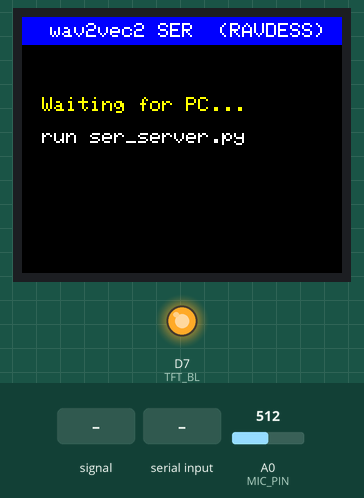
Bench run of a sketch on a simulated Arduino Uno R4 Minima. Parts: 160×128 colour display, output pins drawn as LEDs (lit = HIGH). The test bench sets the inputs (shaded band); at power-on: A0 (MIC_PIN) = 512 (analog values on the 0–1023 scale). What the sketch prints to the serial monitor is not drawn.

Above: at 1.3 s.

The sketch:

SER_Bridge.ino
```cpp
/*
  SER_Bridge - Arduino UNO R4 WiFi
  Streams Grove Sound Sensor audio (8 kHz, 8-bit) to the PC over USB serial
  and shows the emotion label sent back by ser_server.py on the 1.8" ST7735 LCD.

  PC -> Arduino protocol:  "L:<LABEL>:<conf>\n"   e.g.  L:HAPPY:0.87
*/
#include <SPI.h>
#include <Adafruit_GFX.h>
#include <Adafruit_ST7735.h>

// ---- display pins: EDIT to match your wiring ----
#define TFT_CS   10
#define TFT_DC    9
#define TFT_RST   8
#define TFT_BL    7
#define TFT_MOSI 11      // DIN
#define TFT_SCLK 13      // CLK
#define MIC_PIN  A0

// Software SPI: works on ANY pins, so the defines above can be anything you wired.
Adafruit_ST7735 tft(TFT_CS, TFT_DC, TFT_MOSI, TFT_SCLK, TFT_RST);

const uint32_t SAMPLE_US = 125;   // 8 kHz
#define CHUNK 128
uint8_t chunk[CHUNK];
char line[32];
uint8_t lineLen = 0;

uint16_t colourFor(const char *l) {
  if (!strcmp(l, "HAPPY"))     return ST77XX_YELLOW;
  if (!strcmp(l, "ANGRY"))     return ST77XX_RED;
  if (!strcmp(l, "SAD"))       return ST77XX_CYAN;
  if (!strcmp(l, "FEARFUL"))   return ST77XX_MAGENTA;
  if (!strcmp(l, "DISGUST"))   return 0x8410;          // olive
  if (!strcmp(l, "SURPRISED")) return ST77XX_ORANGE;
  if (!strcmp(l, "CALM"))      return 0x07FF;          // light blue
  return ST77XX_GREEN;                                  // NEUTRAL / READY
}

void header() {
  tft.fillScreen(ST77XX_BLACK);
  tft.fillRect(0, 0, 160, 14, ST77XX_BLUE);
  tft.setTextSize(1); tft.setTextColor(ST77XX_WHITE);
  tft.setCursor(14, 3); tft.print("wav2vec2 SER  (RAVDESS)");
}

void showLabel(const char *label, const char *conf) {
  header();
  uint8_t sz = strlen(label) > 7 ? 2 : 3;
  tft.setTextSize(sz);
  tft.setTextColor(colourFor(label));
  int w = strlen(label) * 6 * sz;
  tft.setCursor((160 - w) / 2, 40);
  tft.print(label);
  if (conf && conf[0]) {
    tft.setTextSize(1); tft.setTextColor(ST77XX_WHITE);
    tft.setCursor(50, 80); tft.print("conf: "); tft.print(conf);
  }
}

void handleLine() {
  line[lineLen] = 0;
  if (line[0] == 'L' && line[1] == ':') {
    char *label = line + 2;
    char *conf = strchr(label, ':');
    if (conf) { *conf = 0; conf++; }
    if (!strcmp(label, "READY")) showLabel("READY", "");
    else showLabel(label, conf);
  }
  lineLen = 0;
}

void setup() {
  Serial.begin(115200);
  analogReadResolution(12);
  pinMode(TFT_BL, OUTPUT); digitalWrite(TFT_BL, HIGH);
  tft.initR(INITR_BLACKTAB);        // try INITR_GREENTAB if colours/offset look wrong
  tft.setRotation(1);
  tft.setTextWrap(false);
  header();
  tft.setTextColor(ST77XX_YELLOW); tft.setCursor(10, 40);
  tft.print("Waiting for PC...");
  tft.setTextColor(ST77XX_WHITE);  tft.setCursor(10, 56);
  tft.print("run ser_server.py");
}

void loop() {
  // --- capture one chunk at 8 kHz ---
  uint32_t t = micros();
  for (int i = 0; i < CHUNK; i++) {
    while ((uint32_t)(micros() - t) < SAMPLE_US) { }
    t += SAMPLE_US;
    chunk[i] = analogRead(MIC_PIN) >> 4;   // 12-bit -> 8-bit unsigned
  }
  Serial.write(chunk, CHUNK);

  // --- read any label lines from the PC ---
  while (Serial.available()) {
    char c = Serial.read();
    if (c == '\n') handleLine();
    else if (c != '\r' && lineLen < sizeof(line) - 1) line[lineLen++] = c;
  }
}
```
